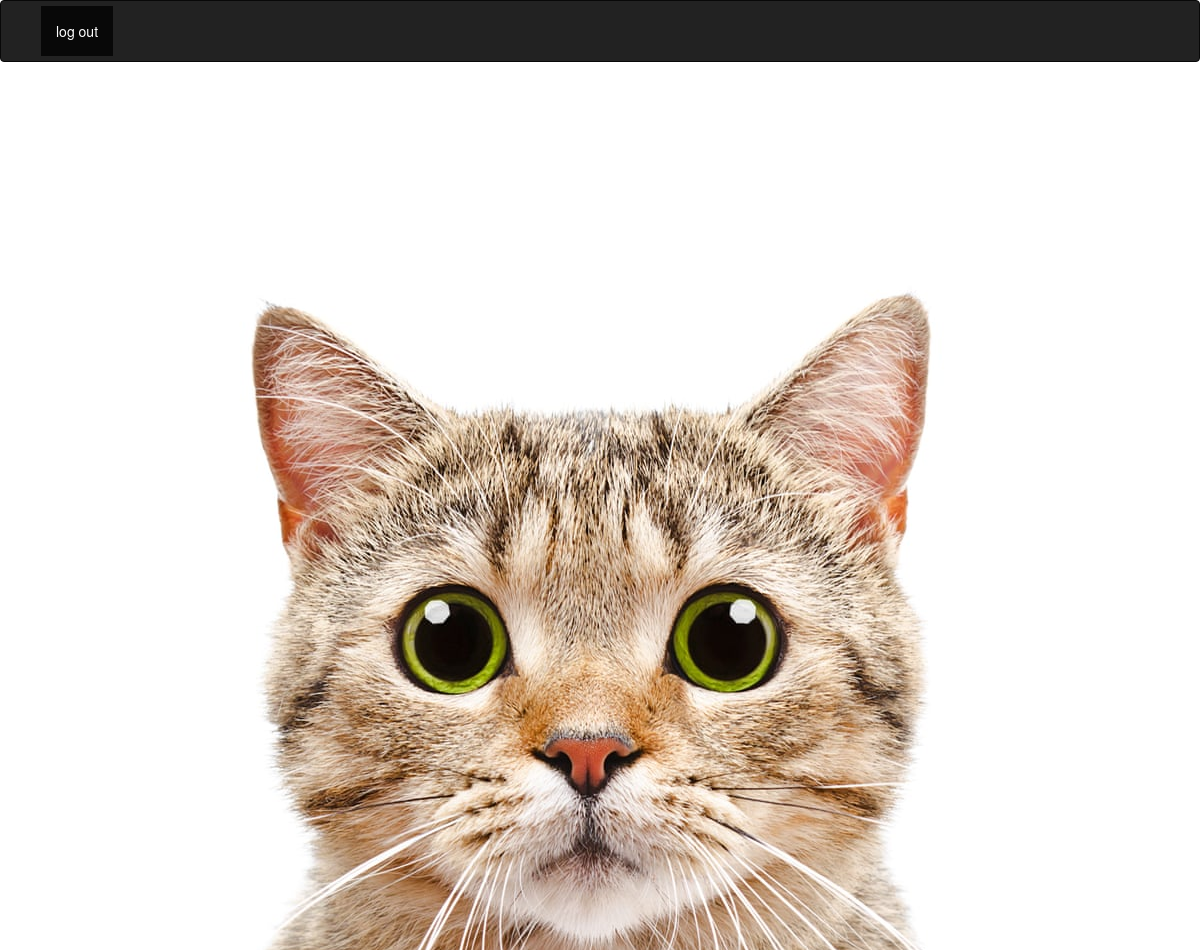
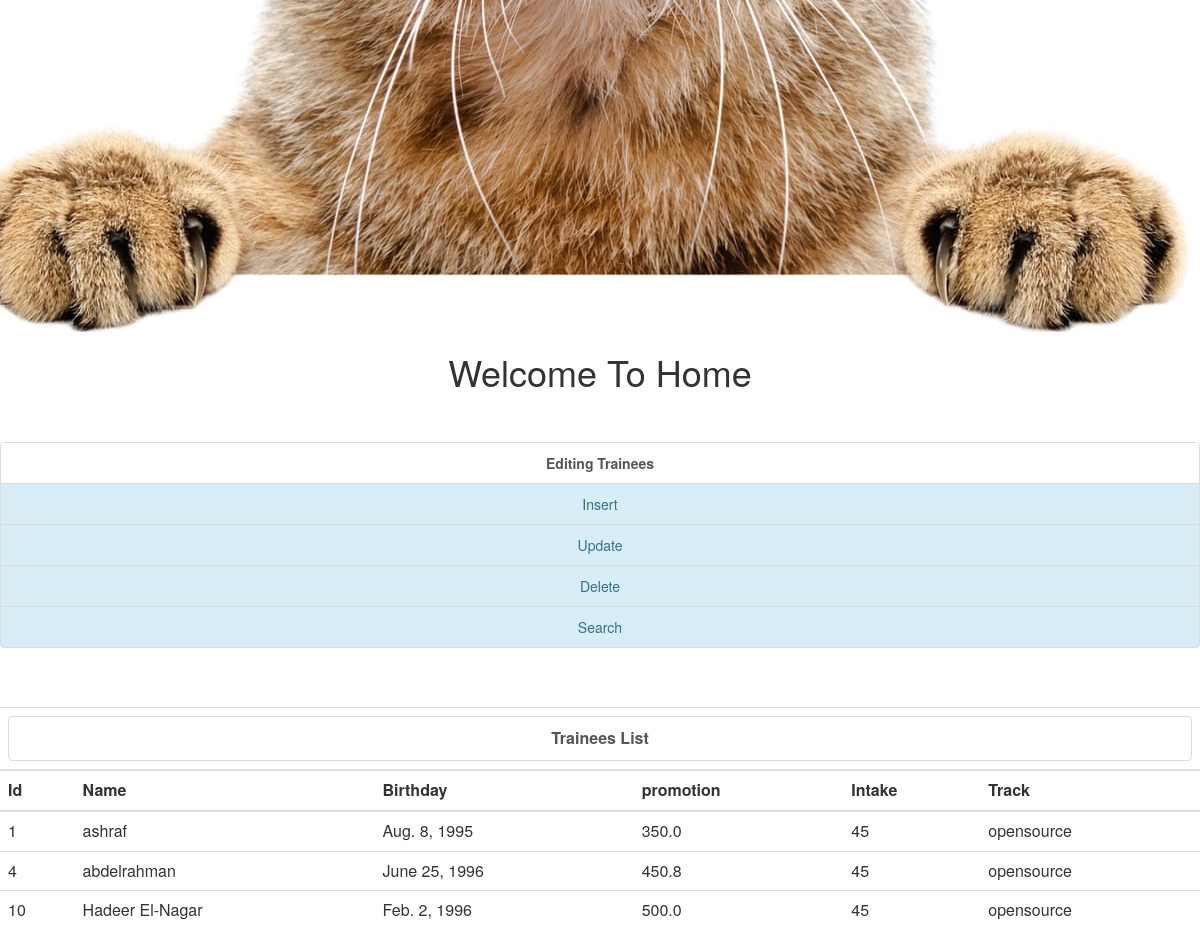
The page /home on the database its author committed (2 pictures, top to bottom).
### affairs/models.py (models this page shows)
class Trainee(models.Model):
    id = models.AutoField(primary_key=True)
    name = models.CharField(max_length=20)
    bdate = models.DateField()
    intake = models.IntegerField()
    track = models.CharField(max_length=20)
    promotion = models.DecimalField(max_digits=5, decimal_places=1)

### affairs/views.py (the view, shortened to what this page needs)
# urls.py: 2. Add a URL to urlpatterns:  path('', views.home, name='home')
def home(req):
    context = {}
    if(req.method == 'GET'):
        context['trainees'] = Trainee.objects.all()
        return render(req, 'home.html', context)

### templates/home.html (shortened to what this page needs)
<head>
  <link
  rel="stylesheet"
  href="https://stackpath.bootstrapcdn.com/bootstrap/4.1.3/css/bootstrap.min.css"
  />
</head>
<body>
  {% extends 'nav.html' %}
  {% load static %}
  {%block content%}
  <img src="{% static 'images/3683.jpg' %}" width="100%"/>
  <h1 style="text-align:center">Welcome To Home</h1><br><br>
    <table class="table">
      <thead>
        <tr>
          <div class="list-group">
            <a href="#" class="list-group-item list-group-item-action" style="font-weight:bold;text-align:center">Editing Trainees</a>
            <a href="addtrainee" style="text-align:center" class="list-group-item list-group-item-action list-group-item-info">Insert</a>
            <a href="updatetrainee" style="text-align:center" class="list-group-item list-group-item-action list-group-item-info">Update</a>
            <a href="deletetrainee" style="text-align:center" class="list-group-item list-group-item-action list-group-item-info">Delete</a>
            <a href="search" style="text-align:center" class="list-group-item list-group-item-action list-group-item-info">Search</a>
          </div><br><br>
          <tr>
            <th colspan="6">
              <a href="#" class="list-group-item list-group-item-action" style="font-weight:bold;text-align:center">Trainees List</a>
              </th>
          </tr>
        </tr>
          <th scope="col">Id</th>
          <th scope="col">Name</th>
          <th scope="col">Birthday</th>
          <th scope="col">promotion</th>
          <th scope="col">Intake</th>
          <th scope="col">Track</th>
      </thead>
      <tbody>
        {%for trainee in trainees%}
      <tr>
        <td>{{trainee.id}}</td>
        <td>{{trainee.name}}</td>
        <td>{{trainee.bdate}}</td>
        <td>{{trainee.promotion}}</td>
        <td>{{trainee.intake}}</td>
        <td>{{trainee.track}}</td>
      </tr>
      {%endfor%}
      </tbody>
    </table>
    {%endblock%}

### templates/nav.html (shortened to what this page needs)
<head>
  <link
    href="//maxcdn.bootstrapcdn.com/bootstrap/3.3.0/css/bootstrap.min.css"
    rel="stylesheet"
    id="bootstrap-css"
  />
</head>
<body>
  <nav class="navbar navbar-inverse">
    <div class="container-fluid">
      <div class="collapse navbar-collapse" id="myNavbar">
        <ul class="nav navbar-nav">
          <li class="active"><a href='login'>log out</a></li>
        </ul>
      </div>
    </div>
  </nav>
  {%block content%} {%endblock%}
</body>

### rows shown on the page
Trainee: id "1", name "ashraf", bdate "Aug. 8, 1995", promotion "350.0", intake "45", track "opensource"
Trainee: id "4", name "abdelrahman", bdate "June 25, 1996", promotion "450.8", intake "45", track "opensource"
Trainee: id "10", name "Hadeer El-Nagar", bdate "Feb. 2, 1996", promotion "500.0", intake "45", track "opensource"
